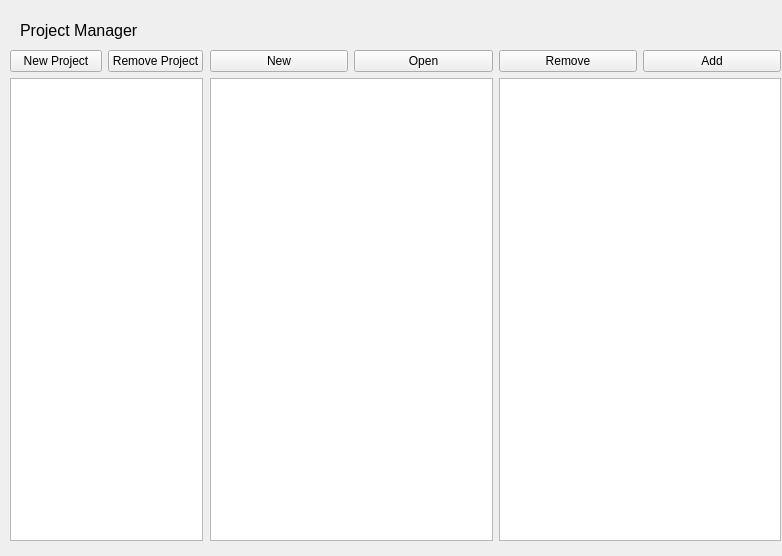
<ui version="4.0" >
 <class>ProjectManager</class>
 <widget class="QWidget" name="ProjectManager" >
  <property name="geometry" >
   <rect>
    <x>0</x>
    <y>0</y>
    <width>782</width>
    <height>556</height>
   </rect>
  </property>
  <property name="windowTitle" >
   <string>Project Manager</string>
  </property>
  <widget class="QLabel" name="label" >
   <property name="geometry" >
    <rect>
     <x>20</x>
     <y>20</y>
     <width>621</width>
     <height>20</height>
    </rect>
   </property>
   <property name="sizePolicy" >
    <sizepolicy vsizetype="Expanding" hsizetype="Preferred" >
     <horstretch>0</horstretch>
     <verstretch>0</verstretch>
    </sizepolicy>
   </property>
   <property name="font" >
    <font>
     <pointsize>12</pointsize>
    </font>
   </property>
   <property name="text" >
    <string>Project Manager</string>
   </property>
  </widget>
  <widget class="QWidget" name="verticalLayoutWidget_3" >
   <property name="geometry" >
    <rect>
     <x>10</x>
     <y>50</y>
     <width>193</width>
     <height>491</height>
    </rect>
   </property>
   <layout class="QVBoxLayout" name="verticalLayout_5" >
    <item>
     <layout class="QVBoxLayout" name="verticalLayout_8" >
      <item>
       <layout class="QHBoxLayout" name="horizontalLayout" >
        <item>
         <layout class="QVBoxLayout" name="verticalLayout_2" >
          <item>
           <widget class="QPushButton" name="newProjectButton" >
            <property name="text" >
             <string>New Project</string>
            </property>
           </widget>
          </item>
         </layout>
        </item>
        <item>
         <layout class="QVBoxLayout" name="verticalLayout" >
          <item>
           <widget class="QPushButton" name="removeProjectButton" >
            <property name="text" >
             <string>Remove Project</string>
            </property>
           </widget>
          </item>
         </layout>
        </item>
       </layout>
      </item>
     </layout>
    </item>
    <item>
     <layout class="QVBoxLayout" name="verticalLayout_7" >
      <item>
       <widget class="QListWidget" name="listWidget" />
      </item>
     </layout>
    </item>
   </layout>
  </widget>
  <widget class="QWidget" name="verticalLayoutWidget_4" >
   <property name="geometry" >
    <rect>
     <x>210</x>
     <y>50</y>
     <width>571</width>
     <height>491</height>
    </rect>
   </property>
   <layout class="QVBoxLayout" name="verticalLayout_6" >
    <item>
     <layout class="QVBoxLayout" name="verticalLayout_10" >
      <item>
       <layout class="QHBoxLayout" name="horizontalLayout_3" >
        <item>
         <layout class="QHBoxLayout" name="horizontalLayout_7" >
          <item>
           <widget class="QPushButton" name="newFileButton" >
            <property name="text" >
             <string>New</string>
            </property>
           </widget>
          </item>
         </layout>
        </item>
        <item>
         <layout class="QHBoxLayout" name="horizontalLayout_6" >
          <item>
           <widget class="QPushButton" name="openFileButton" >
            <property name="text" >
             <string>Open</string>
            </property>
           </widget>
          </item>
         </layout>
        </item>
        <item>
         <layout class="QHBoxLayout" name="horizontalLayout_4" >
          <item>
           <widget class="QPushButton" name="removeFileButton" >
            <property name="text" >
             <string>Remove</string>
            </property>
           </widget>
          </item>
         </layout>
        </item>
        <item>
         <layout class="QHBoxLayout" name="horizontalLayout_5" >
          <item>
           <widget class="QPushButton" name="addFileButton" >
            <property name="text" >
             <string>Add</string>
            </property>
           </widget>
          </item>
         </layout>
        </item>
       </layout>
      </item>
     </layout>
    </item>
    <item>
     <layout class="QHBoxLayout" name="horizontalLayout_8" >
      <item>
       <layout class="QHBoxLayout" name="horizontalLayout_10" >
        <item>
         <widget class="QListWidget" name="fileListWidget" />
        </item>
       </layout>
      </item>
      <item>
       <widget class="QListWidget" name="propertyListWidget" />
      </item>
      <item>
       <layout class="QHBoxLayout" name="horizontalLayout_9" />
      </item>
     </layout>
    </item>
   </layout>
  </widget>
 </widget>
 <resources/>
 <connections/>
</ui>
